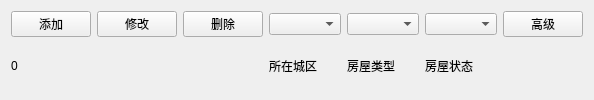
         <widget class="QWidget" name="widget" native="true">
          <layout class="QGridLayout" name="gridLayout">
           <item row="0" column="0">
            <widget class="QPushButton" name="addPushButton_0">
             <property name="text">
              <string>添加</string>
             </property>
             <property name="icon">
              <iconset resource="main.qrc">
               <normaloff>:/images/add.png</normaloff>:/images/add.png</iconset>
             </property>
             <property name="iconSize">
              <size>
               <width>16</width>
               <height>16</height>
              </size>
             </property>
            </widget>
           </item>
           <item row="0" column="1">
            <widget class="QPushButton" name="modifyPushButton_0">
             <property name="text">
              <string>修改</string>
             </property>
             <property name="icon">
              <iconset resource="main.qrc">
               <normaloff>:/images/modify.png</normaloff>:/images/modify.png</iconset>
             </property>
             <property name="iconSize">
              <size>
               <width>16</width>
               <height>16</height>
              </size>
             </property>
            </widget>
           </item>
           <item row="0" column="2">
            <widget class="QPushButton" name="deletePushButton_0">
             <property name="text">
              <string>删除</string>
             </property>
             <property name="icon">
              <iconset resource="main.qrc">
               <normaloff>:/images/delete.png</normaloff>:/images/delete.png</iconset>
             </property>
             <property name="iconSize">
              <size>
               <width>16</width>
               <height>16</height>
              </size>
             </property>
            </widget>
           </item>
           <item row="0" column="3">
            <widget class="QComboBox" name="chengquComboBox_0"/>
           </item>
           <item row="0" column="4">
            <widget class="QComboBox" name="fangwuLeixingComboBox_0"/>
           </item>
           <item row="0" column="5">
            <widget class="QComboBox" name="fangwuZhuangtaiComboBox_0"/>
           </item>
           <item row="0" column="6">
            <widget class="QPushButton" name="advPushButton_0">
             <property name="text">
              <string>高级</string>
             </property>
             <property name="icon">
              <iconset resource="main.qrc">
               <normaloff>:/images/renwuguanli.png</normaloff>:/images/renwuguanli.png</iconset>
             </property>
             <property name="iconSize">
              <size>
               <width>16</width>
               <height>16</height>
              </size>
             </property>
            </widget>
           </item>
           <item row="1" column="3">
            <widget class="QLabel" name="label">
             <property name="text">
              <string>所在城区</string>
             </property>
            </widget>
           </item>
           <item row="1" column="4">
            <widget class="QLabel" name="label_2">
             <property name="text">
              <string>房屋类型</string>
             </property>
            </widget>
           </item>
           <item row="1" column="5">
            <widget class="QLabel" name="label_3">
             <property name="text">
              <string>房屋状态</string>
             </property>
            </widget>
           </item>
           <item row="1" column="0">
            <widget class="QLabel" name="label_73">
             <property name="text">
              <string>0</string>
             </property>
            </widget>
           </item>
          </layout>
         </widget>
